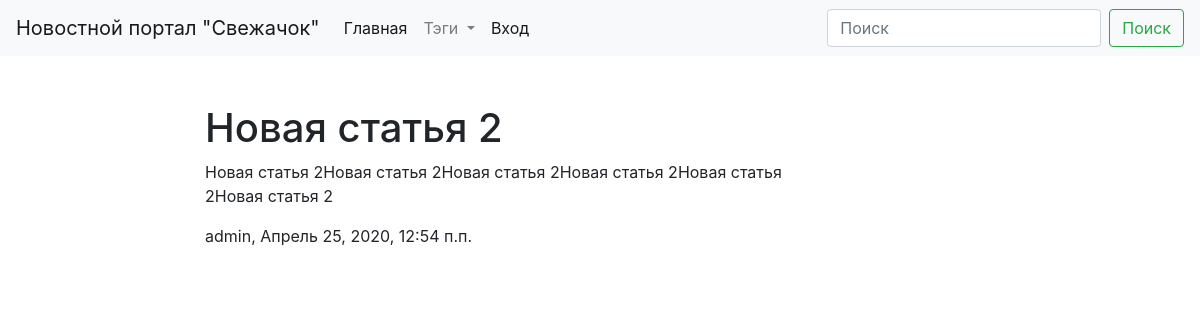
Screenshot of /news/1 with the database file from the repository.
### News/models.py (models this page shows, shortened)
class Notes(models.Model):
    title = models.CharField(max_length=50, verbose_name="Заголовок")
    text = models.TextField(verbose_name='Текст статьи')
    pub_date = models.DateTimeField(verbose_name='Дата публикации', auto_now_add=True)
    author = models.ForeignKey(User, on_delete=models.CASCADE, verbose_name="Автор")
    fk_tag = models.ManyToManyField(to=Tags, verbose_name="Тэги")
    class Meta:
        verbose_name = 'Статья'
        verbose_name_plural = 'Статьи'

### News/views.py (the view)
# urls.py: path('<int:note_id>', views.note_detail, name="url_detail"),
def note_detail(request, note_id):
    try:
        note = Notes.objects.get(pk=note_id)
        context = {'note': note, 'panel': note, 'detail': True}
        if request.user.is_authenticated:
            context['form'] = CommentForm
    except Notes.DoesNotExist:
        raise Http404('Статьи не существует!')
    return render(request, 'News/note_detail.html', context)

### News/models.py (called while the page is built)
    def get_absolute_url(self):
        return reverse("url_tag", kwargs={"tag_id": self.pk})

### News/views.py (called while the page is built)
def custom_processor(request):
    tag = Tags.objects.all()
    tags = {'tags': tag}
    return tags

### News/templates/News/note_detail.html (shortened to what this page needs)
{% extends 'base.html' %}
{% block content %}
<h1>{{note.title}} </h1>
<p> {{note.text}}</p>
<p> {{note.author}},  {{note.pub_date}}</p>
{% endblock content %}

### rows the page displays
Notes: title "Новая статья 2", text "Новая статья 2Новая статья 2Новая статья 2Новая статья 2Новая статья 2Новая статья 2", author "admin", pub_date "Апрель 25, 2020, 12:54 п.п."
